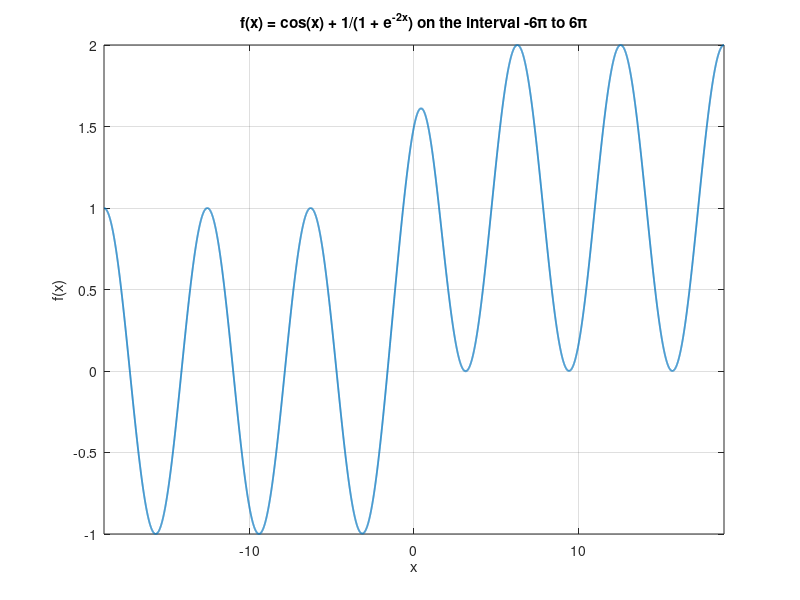

This chart was generated by the following MATLAB code: (Note: this script raises an error after producing the figure.)
% Computing Assignment #2
% Author: Andy Liu
% ID: 301472847
x_og = linspace(-6*pi, 6*pi, 10000);
y_og = cos(x_og) + 1./(1 + exp(-2*x_og));
plot(x_og, y_og, 'DisplayName', 'f(x) = cos(x) + 1/(1 + e^{-2x})','LineWidth', 1.3);
hold on;
title('f(x) = cos(x) + 1/(1 + e^{-2x}) on the interval -6\pi to 6\pi');
xlabel('x');
ylabel('f(x)');
grid on;
xlim([-6*pi, 6*pi]); 

syms x_syms;
pos_limit = limit(1./(1 + exp(-2*x_syms)), x_syms, Inf);
neg_limit = limit(1./(1 + exp(-2*x_syms)), x_syms, -Inf);
disp(['Limit as x approaches positive infinity: ', char(pos_limit)]);
disp('Use f+(x) = cos(x) + 1 for x > 0 to approximate f for large positive values of x');
disp(['Limit as x approaches negative infinity: ', char(neg_limit)]);
disp('Use f-(x) = cos(x) for x < 0 to approximate f for large negative values of x');

x_pos = linspace(0, 6*pi, 10000);
y_pos = cos(x_pos) + 1;
plot(x_pos, y_pos, 'DisplayName', 'f+(x) = cos(x) + 1', 'LineWidth', 1.3);
x_neg = linspace(-6*pi, 0, 10000);
y_neg = cos(x_neg);
plot(x_neg, y_neg, 'DisplayName', 'f-(x) = cos(x)', 'LineWidth', 1.3);
legend('show', 'FontSize', 10);
hold off;

func_y = @(x) cos(x) + 1./(1 + exp(-2*x));
[r, niter, rlist] = bisect2(func_y, [-4, 0], 0.000001);
disp(['Root (r): ', num2str(r), ', Number of iterations: ', num2str(niter)]);
%disp('List of intermediate results:');
%disp(num2str(rlist));